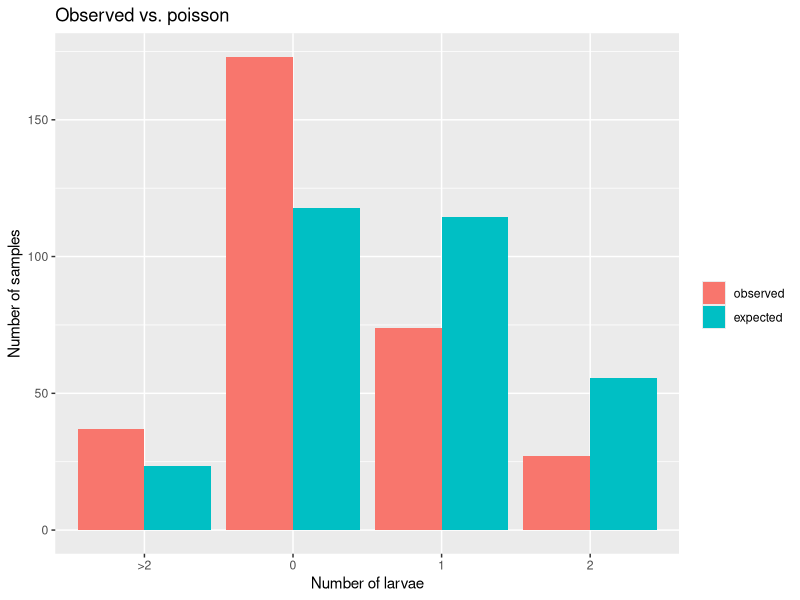
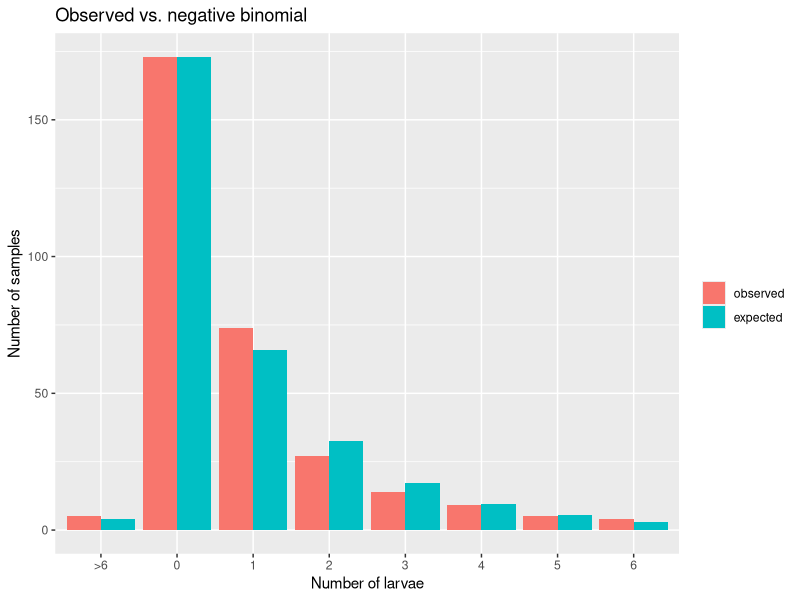

R code for these plots, in order:
## ---- chunk 1
library(knitr)
library(reshape2)
library(ggplot2)
library(grid)
library(plyr)
opts_chunk$set(fig.width = 8, fig.height = 2.9, message = FALSE, warning = FALSE)
## ---- chunk 2
larvae <- 0:12
counts <- c(173, 74, 27, 14, 9, 5, 4, 2, 0, 0, 1, 1, 1)
data <- rep(larvae, counts)
## ---- chunk 3
# Generate poisson distribution based on mean larvae count ------------------------------
poisson <- dpois(larvae, lambda = mean(data))
poisson <- c(poisson, 1 - sum(poisson))
poisson <- poisson * sum(counts)
# Compare distributions -----------------------------------------------------------------
compare_dist <- function(expected, df) {
  # Find which values to lump so that there are at least 2 - - - - - - - - - - -  - - - -
  lump_at <- sum(sapply(seq_along(expected),
                        function(i) sum(expected[i:length(expected)]) > 2)) - 1
  lumped <- lump_at:length(expected)
  # Create data frame with obersved and expected  - - - - - - - - - - - - - - - - - - - -
  comp <- data.frame("observed" = c(c(counts, 0)[-lumped], sum(c(counts, 0)[lumped])),
                     "expected" = c(expected[-lumped], sum(expected[lumped])), 
                     "count" = c(larvae[-lumped], paste0(">", larvae[lump_at - 1])))
  # Do a Chi-squared test comparing the distributions - - - - - - - - - - - - - - - - - -
  p_value <- 1 - pchisq(sum((comp$observed-comp$expected)^2/comp$expected), nrow(comp) - df)
  print(paste("Chi-squared p-value:", signif(p_value)))
  return(comp)  
}
comp <- compare_dist(poisson, 1)
## ---- chunk 4
m_comp <- melt(comp, id.vars = "count")
ggplot(m_comp, aes(x = count, y = value, fill = variable)) +
  geom_bar(stat="identity", position = "dodge") + 
  labs(title = "Observed vs. poisson", 
       x = "Number of larvae", 
       y = "Number of samples", 
       fill = "")
## ---- chunk 5
# Estimate k from number of zeros -------------------------------------------------------
nbinome_k_estimate <- function(data) {
  # Find the k that makes the following function equal to zero  - - - - - - - - - - - - -
  f <- function(k, N = length(data), N0 = sum(data == 0), xbar = mean(data))
    log(N/N0) - k * log(1 + xbar/k)  
  uniroot(f=f, interval=c(0.001, 100))$root 
}
k_hat <- nbinome_k_estimate(data)
# Generate negative binomial distribution -----------------------------------------------
nbinome <- dnbinom(x = larvae, size = k_hat, prob = k_hat/(k_hat + mean(data)))
nbinome <- c(nbinome, 1 - sum(nbinome))
nbinome <- nbinome * sum(counts)
# Compare distributions -----------------------------------------------------------------
comp <- compare_dist(nbinome, 2)
## ---- chunk 6
m_comp <- melt(comp, id.vars = "count")
ggplot(m_comp, aes(x = count, y = value, fill = variable)) +
  geom_bar(stat="identity", position = "dodge") + 
  labs(title = "Observed vs. negative binomial", 
       x = "Number of larvae", 
       y = "Number of samples", 
       fill = "")
